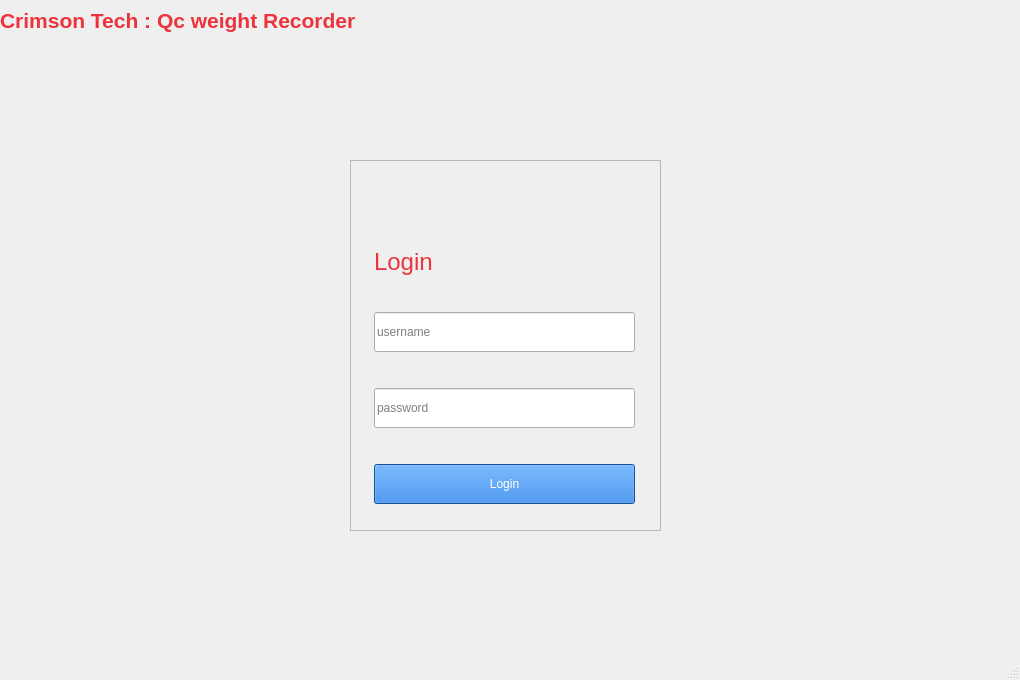
<?xml version="1.0" encoding="UTF-8"?>
<ui version="4.0">
 <class>Login_window</class>
 <widget class="QMainWindow" name="Login_window">
  <property name="geometry">
   <rect>
    <x>0</x>
    <y>0</y>
    <width>1020</width>
    <height>680</height>
   </rect>
  </property>
  <property name="sizePolicy">
   <sizepolicy hsizetype="Fixed" vsizetype="Fixed">
    <horstretch>0</horstretch>
    <verstretch>0</verstretch>
   </sizepolicy>
  </property>
  <property name="maximumSize">
   <size>
    <width>1020</width>
    <height>680</height>
   </size>
  </property>
  <property name="windowTitle">
   <string>MainWindow</string>
  </property>
  <widget class="QWidget" name="centralwidget">
   <widget class="QWidget" name="horizontalLayoutWidget_5">
    <property name="geometry">
     <rect>
      <x>0</x>
      <y>0</y>
      <width>1011</width>
      <height>41</height>
     </rect>
    </property>
    <layout class="QHBoxLayout" name="horizontalLayout_6">
     <property name="spacing">
      <number>0</number>
     </property>
     <property name="leftMargin">
      <number>0</number>
     </property>
     <property name="rightMargin">
      <number>0</number>
     </property>
     <item>
      <widget class="QLabel" name="Title_leftside_2">
       <property name="enabled">
        <bool>true</bool>
       </property>
       <property name="sizePolicy">
        <sizepolicy hsizetype="Preferred" vsizetype="Preferred">
         <horstretch>0</horstretch>
         <verstretch>0</verstretch>
        </sizepolicy>
       </property>
       <property name="minimumSize">
        <size>
         <width>7</width>
         <height>0</height>
        </size>
       </property>
       <property name="maximumSize">
        <size>
         <width>400</width>
         <height>40</height>
        </size>
       </property>
       <property name="font">
        <font>
         <pointsize>16</pointsize>
         <weight>75</weight>
         <bold>true</bold>
        </font>
       </property>
       <property name="styleSheet">
        <string notr="true">color: rgb(237, 51, 59);</string>
       </property>
       <property name="text">
        <string>Crimson Tech : Qc weight Recorder</string>
       </property>
       <property name="scaledContents">
        <bool>false</bool>
       </property>
       <property name="alignment">
        <set>Qt::AlignLeading|Qt::AlignLeft|Qt::AlignVCenter</set>
       </property>
      </widget>
     </item>
     <item>
      <spacer name="horizontalSpacer_14">
       <property name="orientation">
        <enum>Qt::Horizontal</enum>
       </property>
       <property name="sizeHint" stdset="0">
        <size>
         <width>40</width>
         <height>20</height>
        </size>
       </property>
      </spacer>
     </item>
    </layout>
   </widget>
   <widget class="QWidget" name="horizontalLayoutWidget">
    <property name="geometry">
     <rect>
      <x>0</x>
      <y>60</y>
      <width>1011</width>
      <height>571</height>
     </rect>
    </property>
    <layout class="QHBoxLayout" name="horizontalLayout">
     <property name="leftMargin">
      <number>350</number>
     </property>
     <property name="topMargin">
      <number>100</number>
     </property>
     <property name="rightMargin">
      <number>350</number>
     </property>
     <property name="bottomMargin">
      <number>100</number>
     </property>
     <item>
      <widget class="QFrame" name="login_frame">
       <property name="frameShape">
        <enum>QFrame::StyledPanel</enum>
       </property>
       <property name="frameShadow">
        <enum>QFrame::Raised</enum>
       </property>
       <widget class="QWidget" name="verticalLayoutWidget_4">
        <property name="geometry">
         <rect>
          <x>4</x>
          <y>10</y>
          <width>301</width>
          <height>381</height>
         </rect>
        </property>
        <layout class="QVBoxLayout" name="verticalLayout" stretch="10,10,10,10">
         <property name="spacing">
          <number>10</number>
         </property>
         <property name="leftMargin">
          <number>20</number>
         </property>
         <property name="topMargin">
          <number>20</number>
         </property>
         <property name="rightMargin">
          <number>20</number>
         </property>
         <property name="bottomMargin">
          <number>20</number>
         </property>
         <item>
          <widget class="QLabel" name="login_title">
           <property name="maximumSize">
            <size>
             <width>16777215</width>
             <height>60</height>
            </size>
           </property>
           <property name="font">
            <font>
             <pointsize>18</pointsize>
            </font>
           </property>
           <property name="styleSheet">
            <string notr="true">color: rgb(237, 51, 59);</string>
           </property>
           <property name="text">
            <string>Login</string>
           </property>
           <property name="alignment">
            <set>Qt::AlignBottom|Qt::AlignLeading|Qt::AlignLeft</set>
           </property>
          </widget>
         </item>
         <item>
          <widget class="QLineEdit" name="username">
           <property name="sizePolicy">
            <sizepolicy hsizetype="Expanding" vsizetype="Minimum">
             <horstretch>0</horstretch>
             <verstretch>0</verstretch>
            </sizepolicy>
           </property>
           <property name="maximumSize">
            <size>
             <width>300</width>
             <height>40</height>
            </size>
           </property>
           <property name="cursor">
            <cursorShape>IBeamCursor</cursorShape>
           </property>
           <property name="placeholderText">
            <string>username</string>
           </property>
          </widget>
         </item>
         <item>
          <widget class="QLineEdit" name="password">
           <property name="sizePolicy">
            <sizepolicy hsizetype="Expanding" vsizetype="Preferred">
             <horstretch>0</horstretch>
             <verstretch>0</verstretch>
            </sizepolicy>
           </property>
           <property name="maximumSize">
            <size>
             <width>16777215</width>
             <height>40</height>
            </size>
           </property>
           <property name="echoMode">
            <enum>QLineEdit::PasswordEchoOnEdit</enum>
           </property>
           <property name="cursorPosition">
            <number>0</number>
           </property>
           <property name="dragEnabled">
            <bool>true</bool>
           </property>
           <property name="placeholderText">
            <string>password</string>
           </property>
          </widget>
         </item>
         <item>
          <widget class="QPushButton" name="login_btn">
           <property name="maximumSize">
            <size>
             <width>16777215</width>
             <height>40</height>
            </size>
           </property>
           <property name="styleSheet">
            <string notr="true">background-color: rgb(28, 113, 216);
color: rgb(255, 255, 255);</string>
           </property>
           <property name="text">
            <string>Login</string>
           </property>
          </widget>
         </item>
        </layout>
       </widget>
      </widget>
     </item>
    </layout>
   </widget>
  </widget>
  <widget class="QStatusBar" name="statusbar"/>
 </widget>
 <resources/>
 <connections/>
</ui>
